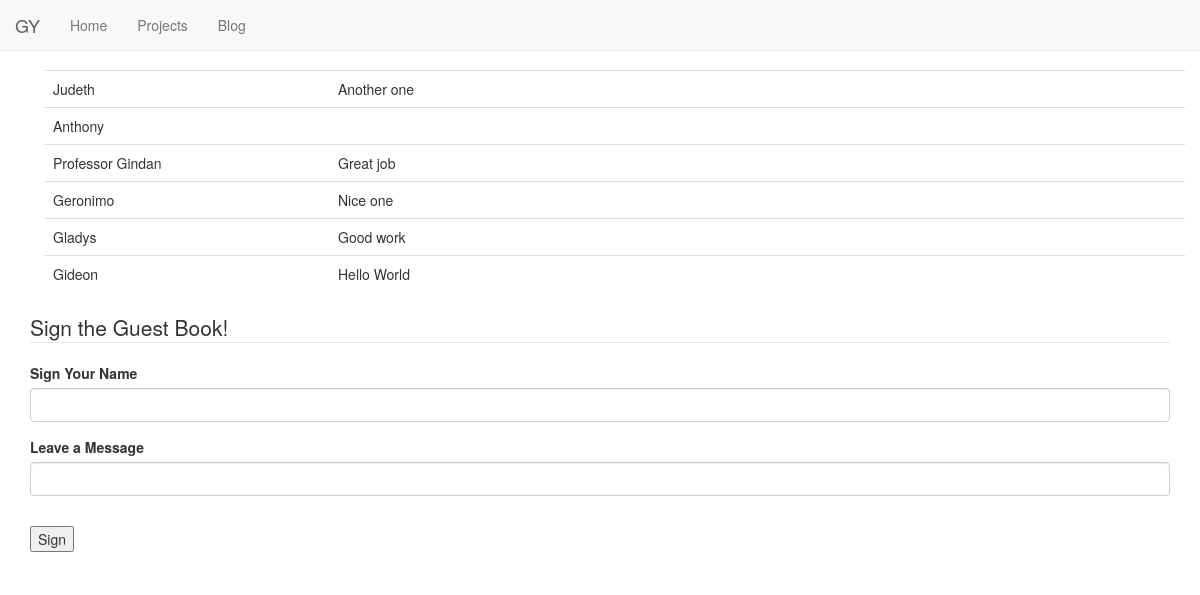
The app's page /guestbook with its own data.
### mysite/models.py (models this page shows, shortened)
class Guest(db.Model):
	name = db.Column(db.String, nullable=False, primary_key=True)
	message = db.Column(db.Text, nullable=True)
	date_signed = db.Column(db.DateTime, nullable=False, default=datetime.utcnow)

### mysite/routes.py (the view)
@app.route('/guestbook', methods=['GET', 'POST'])
def guestbook():
	form = GuestForm()
	if form.validate_on_submit():
		guest = Guest(name=form.guest.data, message=form.message.data)
		db.session.add(guest)
		db.session.commit()
		return redirect(url_for('guestbook'))
	guests = Guest.query.all()
	return render_template('guestbook.html', title='GY Guest Book', guests=guests, form=form)

### mysite/forms.py
class GuestForm(FlaskForm):
	guest = StringField('Sign Your Name', validators=[DataRequired(), Length(min=1, max=30)])
	message = StringField('Leave a Message', validators=[Length(max=120)])
	submit = SubmitField('Sign')

### mysite/templates/guestbook.html (shortened to what this page needs)
{% extends "layout.html" %}
{% block content %}
	<div class="container">
		<table class="table">
			<colgroup>
				<col style="width:25%"/>
				<col style="width:75%"/>
			</colgroup>
			{% for guest in guests[::-1] %}
				<tr>
					<td>{{ guest.name }}</td>
					<td>{{ guest.message }}</td>
				</tr>
			{% endfor %}
		</table>
	</div>
	<form method="POST" action="">
		<fieldset class="form-group">
			<legend class="border-bottom mb-4">Sign the Guest Book!</legend>
			<div class="form-group">
				{{ form.guest.label(class="form-control-label") }}
				{{ form.guest(class="form-control") }}
			</div>
			<div class="form-group">
				{{ form.message.label(class="form-control-label") }}
				{{ form.message(class="form-control form-control-lg") }}
			</div>
		</fieldset>
		<div class="form-group">
			{{ form.submit }}
		</div>
	</form>
{% endblock content %}

### mysite/static/main.css (style rules this page uses)
body { padding-top: 70px; }

### records on screen
Guest: name "Judeth", message "Another one"
Guest: name "Anthony"
Guest: name "Professor Gindan", message "Great job"
Guest: name "Geronimo", message "Nice one"
Guest: name "Gladys", message "Good work"
Guest: name "Gideon", message "Hello World"
